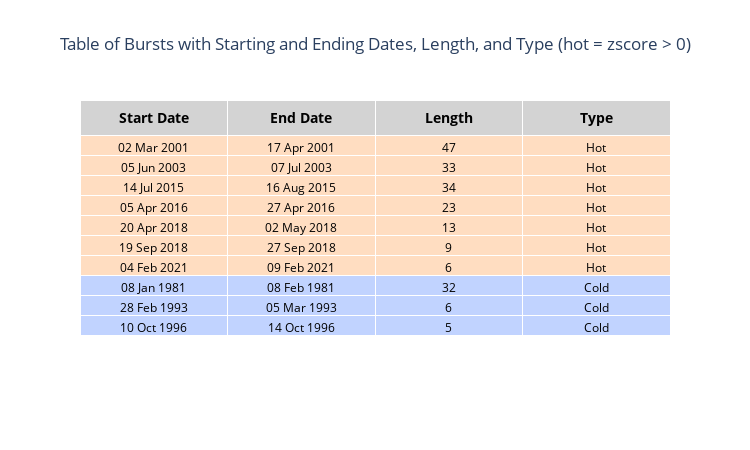

Source (notebook cell):
### Code cell
fig = utils.plot_table(bursts_df)
fig.update_layout(
    title="Table of Bursts with Starting and Ending Dates, Length, and Type (hot = zscore > 0)",
    title_x=0.5,
    width=750,
    height=450
)
fig.show()

### Figure 1 — Plotly figure (JSON) as saved in the notebook; plotly's stock layout.template omitted (floating-point values rounded to 4 significant figures)
{"data": [{"cells": {"align": "center", "fill": {"color": [["#FFDDC1", "#FFDDC1", "#FFDDC1", "#FFDDC1", "#FFDDC1", "#FFDDC1", "#FFDDC1", "#C1D3FF", "#C1D3FF", "#C1D3FF"], ["#FFDDC1", "#FFDDC1", "#FFDDC1", "#FFDDC1", "#FFDDC1", "#FFDDC1", "#FFDDC1", "#C1D3FF", "#C1D3FF", "#C1D3FF"], ["#FFDDC1", "#FFDDC1", "#FFDDC1", "#FFDDC1", "#FFDDC1", "#FFDDC1", "#FFDDC1", "#C1D3FF", "#C1D3FF", "#C1D3FF"], ["#FFDDC1", "#FFDDC1", "#FFDDC1", "#FFDDC1", "#FFDDC1", "#FFDDC1", "#FFDDC1", "#C1D3FF", "#C1D3FF", "#C1D3FF"]]}, "font": {"color": "black", "size": 12}, "values": [["02 Mar 2001", "05 Jun 2003", "14 Jul 2015", "05 Apr 2016", "20 Apr 2018", "19 Sep 2018", "04 Feb 2021", "08 Jan 1981", "28 Feb 1993", "10 Oct 1996"], ["17 Apr 2001", "07 Jul 2003", "16 Aug 2015", "27 Apr 2016", "02 May 2018", "27 Sep 2018", "09 Feb 2021", "08 Feb 1981", "05 Mar 1993", "14 Oct 1996"], [47, 33, 34, 23, 13, 9, 6, 32, 6, 5], ["Hot", "Hot", "Hot", "Hot", "Hot", "Hot", "Hot", "Cold", "Cold", "Cold"]]}, "header": {"align": "center", "fill": {"color": "lightgrey"}, "font": {"color": "black", "size": 14}, "values": ["<b>Start Date</b>", "<b>End Date</b>", "<b>Length</b>", "<b>Type</b>"]}, "type": "table"}], "layout": {"height": 450, "title": {"text": "Table of Bursts with Starting and Ending Dates, Length, and Type (hot = zscore > 0)", "x": 0.5}, "width": 750}}
